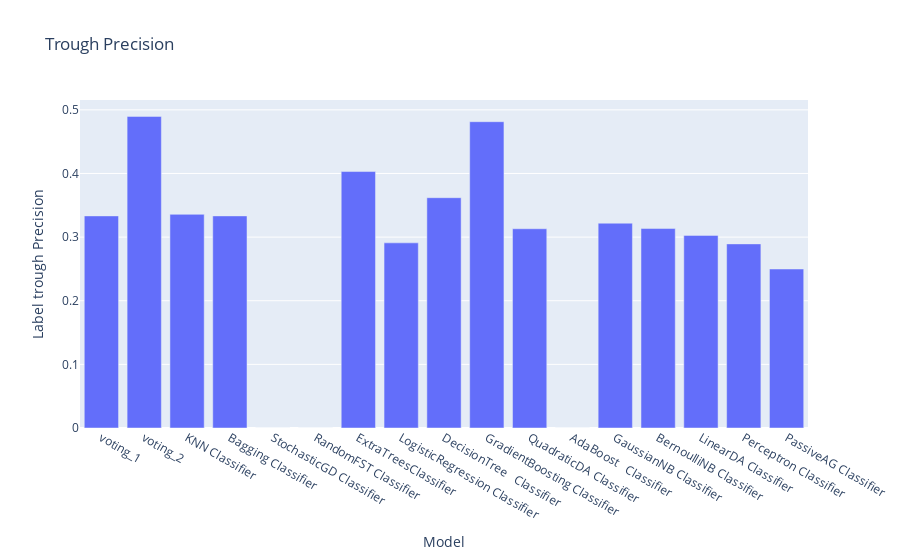

Notebook code cell kept with this figure:
### Code cell
px.bar(data_frame=evaluation_df,x='Model',y='Label trough Precision',title='Trough Precision')

### Figure 1 — Plotly figure (JSON) as saved in the notebook; plotly's stock layout.template omitted (floating-point values rounded to 4 significant figures)
{"data": [{"alignmentgroup": "True", "hovertemplate": "Model=%{x}<br>Label trough Precision=%{y}<extra></extra>", "legendgroup": "", "marker": {"color": "#636efa", "pattern": {"shape": ""}}, "name": "", "offsetgroup": "", "orientation": "v", "showlegend": false, "textposition": "auto", "type": "bar", "x": ["voting_1", "voting_2", "KNN Classifier", "Bagging Classifier", "StochasticGD Classifier", "RandomFST Classifier", "ExtraTreesClassifier", "LogisticRegression Classifier", "DecisionTree   Classifier", "GradientBoosting Classifier", "QuadraticDA Classifier", "AdaBoost   Classifier", "GaussianNB Classifier", "BernoulliNB Classifier", "LinearDA Classifier", "Perceptron Classifier", "PassiveAG Classifier"], "xaxis": "x", "y": [0.3333, 0.4897, 0.3358, 0.3333, 0, 0, 0.403, 0.291, 0.3619, 0.4814, 0.3131, 0, 0.3219, 0.3135, 0.3027, 0.2893, 0.2499], "yaxis": "y"}], "layout": {"barmode": "relative", "legend": {"tracegroupgap": 0}, "title": {"text": "Trough Precision"}, "xaxis": {"anchor": "y", "domain": [0, 1], "title": {"text": "Model"}}, "yaxis": {"anchor": "x", "domain": [0, 1], "title": {"text": "Label trough Precision"}}}}
